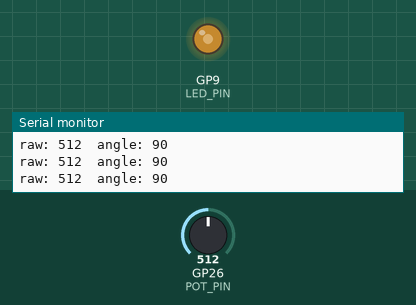
This sketch was run on a simulated Raspberry Pi Pico. On the bench: output pins drawn as LEDs (lit = HIGH), the last lines printed to the serial monitor. The inputs (shaded band) are chosen by the test bench; at power-on: GP26 (POT_PIN) = 512.

Above: at 1.2 s.
1.3 s: GP26 (POT_PIN) set to 716
At 2.5 s:
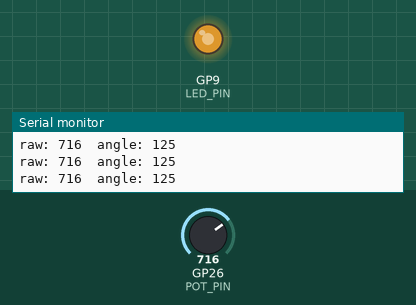
2.8 s: GP26 (POT_PIN) set to 900
At 4.0 s:
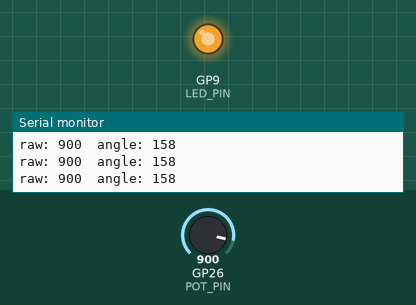
4.3 s: GP26 (POT_PIN) set to 122
At 5.5 s:
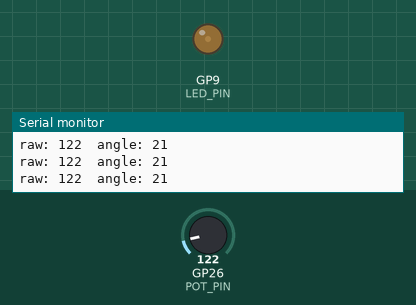
5.8 s: GP26 (POT_PIN) set to 0
At 7.0 s:
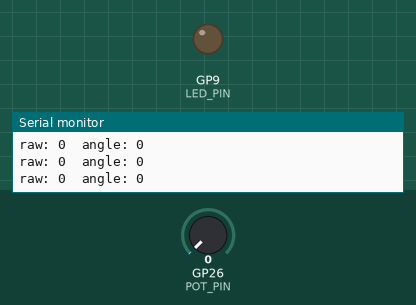
7.3 s: GP26 (POT_PIN) set to 511
At 8.4 s:
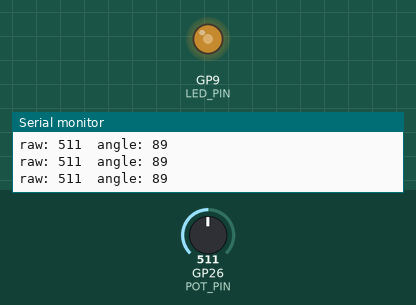
Timing chart, 0 to 9.8 s (numbered marks = the images above; inputs shaded):
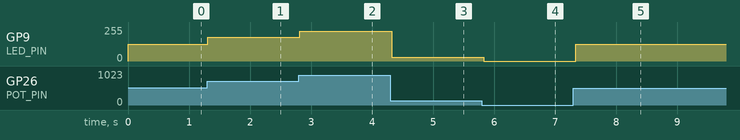

The sketch:

potentiometer_map.ino
```cpp
// snippet: potentiometer_map
// tags: potentiometer, analog, map, range, scale, knob, analogread
// boards: avr, esp32, megaavr, nano33iot, romi32u4, rp2040
// library: none
// description: Read potentiometer and map 0-1023 ADC range to any output range using map()
// prompts: potentiometer, map range, knob control, scale ADC value, map() function, pot to servo, variable resistor

const int POT_PIN  = A0;
const int LED_PIN  = 9;

void setup() {
  Serial.begin(9600);
  pinMode(LED_PIN, OUTPUT);
}

void loop() {
  int raw   = analogRead(POT_PIN);
  int angle = map(raw, 0, 1023, 0, 180);   // re-map to servo degrees
  int pwm   = map(raw, 0, 1023, 0, 255);   // re-map to PWM brightness
  analogWrite(LED_PIN, pwm);
  Serial.print("raw: "); Serial.print(raw);
  Serial.print("  angle: "); Serial.println(angle);
  delay(50);
}
```

Measured:
- after the input at 1.3 s, GP9 (LED_PIN): 127/255 → 178/255 at once
- after the input at 2.8 s, GP9 (LED_PIN): 178/255 → 224/255 at once
- after the input at 4.3 s, GP9 (LED_PIN): 224/255 → 30/255 at once
- after the input at 5.8 s, GP9 (LED_PIN): 30/255 → 0/255 at once
- after the input at 7.3 s, GP9 (LED_PIN): 0/255 → 127/255 at once
